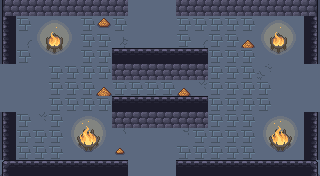

Rendered tile map (Tiled .tmx) drawn with the repository's tilesets; below, a short description and the full map source, tile grids included:
An orthogonal 20x11 tile map with 16x16 px tiles, 6 tile layers (ground, dressing, decor, walls, ...), 5 tilesets and 12 objects (6x PROP, 5x ENTRY, CHEST).

<map version="1.10" tiledversion="1.10.2" orientation="orthogonal" renderorder="right-down" width="20" height="11" tilewidth="16" tileheight="16" infinite="0" nextlayerid="8" nextobjectid="13">
 <tileset firstgid="1" name="wall" tilewidth="16" tileheight="16" tilecount="493" columns="17">
  <image source="../../../gfx/tiles/cove/walls_floor.png" width="272" height="464" />
 </tileset>
 <tileset firstgid="494" name="cracks" tilewidth="16" tileheight="16" tilecount="120" columns="8">
  <image source="../../../gfx/tiles/cove/cracks_floor.png" width="128" height="240" />
 </tileset>
 <tileset firstgid="614" name="wallcracks" tilewidth="16" tileheight="16" tilecount="256" columns="8">
  <image source="../../../gfx/tiles/cove/cracks_walls.png" width="128" height="512" />
 </tileset>
 <tileset firstgid="870" name="objects" tilewidth="16" tileheight="16" tilecount="216" columns="24">
  <image source="../../../gfx/tiles/cove/objects.png" width="384" height="144" />
 </tileset>
 <tileset firstgid="1086" name="fire" tilewidth="16" tileheight="16" tilecount="198" columns="11">
  <image source="../../../gfx/tiles/cove/fire.png" width="176" height="288" />
  <tile id="0">
   <animation>
    <frame tileid="0" duration="150" />
    <frame tileid="33" duration="150" />
    <frame tileid="66" duration="150" />
    <frame tileid="99" duration="150" />
    <frame tileid="132" duration="150" />
    <frame tileid="165" duration="150" />
   </animation>
  </tile>
  <tile id="1">
   <animation>
    <frame tileid="1" duration="150" />
    <frame tileid="34" duration="150" />
    <frame tileid="67" duration="150" />
    <frame tileid="100" duration="150" />
    <frame tileid="133" duration="150" />
    <frame tileid="166" duration="150" />
   </animation>
  </tile>
  <tile id="2">
   <animation>
    <frame tileid="2" duration="150" />
    <frame tileid="35" duration="150" />
    <frame tileid="68" duration="150" />
    <frame tileid="101" duration="150" />
    <frame tileid="134" duration="150" />
    <frame tileid="167" duration="150" />
   </animation>
  </tile>
  <tile id="3">
   <animation>
    <frame tileid="3" duration="150" />
    <frame tileid="36" duration="150" />
    <frame tileid="69" duration="150" />
    <frame tileid="102" duration="150" />
    <frame tileid="135" duration="150" />
    <frame tileid="168" duration="150" />
   </animation>
  </tile>
  <tile id="4">
   <animation>
    <frame tileid="4" duration="150" />
    <frame tileid="37" duration="150" />
    <frame tileid="70" duration="150" />
    <frame tileid="103" duration="150" />
    <frame tileid="136" duration="150" />
    <frame tileid="169" duration="150" />
   </animation>
  </tile>
  <tile id="5">
   <animation>
    <frame tileid="5" duration="150" />
    <frame tileid="38" duration="150" />
    <frame tileid="71" duration="150" />
    <frame tileid="104" duration="150" />
    <frame tileid="137" duration="150" />
    <frame tileid="170" duration="150" />
   </animation>
  </tile>
  <tile id="6">
   <animation>
    <frame tileid="6" duration="150" />
    <frame tileid="39" duration="150" />
    <frame tileid="72" duration="150" />
    <frame tileid="105" duration="150" />
    <frame tileid="138" duration="150" />
    <frame tileid="171" duration="150" />
   </animation>
  </tile>
  <tile id="7">
   <animation>
    <frame tileid="7" duration="150" />
    <frame tileid="40" duration="150" />
    <frame tileid="73" duration="150" />
    <frame tileid="106" duration="150" />
    <frame tileid="139" duration="150" />
    <frame tileid="172" duration="150" />
   </animation>
  </tile>
  <tile id="8">
   <animation>
    <frame tileid="8" duration="150" />
    <frame tileid="41" duration="150" />
    <frame tileid="74" duration="150" />
    <frame tileid="107" duration="150" />
    <frame tileid="140" duration="150" />
    <frame tileid="173" duration="150" />
   </animation>
  </tile>
  <tile id="9">
   <animation>
    <frame tileid="9" duration="150" />
    <frame tileid="42" duration="150" />
    <frame tileid="75" duration="150" />
    <frame tileid="108" duration="150" />
    <frame tileid="141" duration="150" />
    <frame tileid="174" duration="150" />
   </animation>
  </tile>
  <tile id="10">
   <animation>
    <frame tileid="10" duration="150" />
    <frame tileid="43" duration="150" />
    <frame tileid="76" duration="150" />
    <frame tileid="109" duration="150" />
    <frame tileid="142" duration="150" />
    <frame tileid="175" duration="150" />
   </animation>
  </tile>
  <tile id="11">
   <animation>
    <frame tileid="11" duration="150" />
    <frame tileid="44" duration="150" />
    <frame tileid="77" duration="150" />
    <frame tileid="110" duration="150" />
    <frame tileid="143" duration="150" />
    <frame tileid="176" duration="150" />
   </animation>
  </tile>
  <tile id="12">
   <animation>
    <frame tileid="12" duration="150" />
    <frame tileid="45" duration="150" />
    <frame tileid="78" duration="150" />
    <frame tileid="111" duration="150" />
    <frame tileid="144" duration="150" />
    <frame tileid="177" duration="150" />
   </animation>
  </tile>
  <tile id="13">
   <animation>
    <frame tileid="13" duration="150" />
    <frame tileid="46" duration="150" />
    <frame tileid="79" duration="150" />
    <frame tileid="112" duration="150" />
    <frame tileid="145" duration="150" />
    <frame tileid="178" duration="150" />
   </animation>
  </tile>
  <tile id="14">
   <animation>
    <frame tileid="14" duration="150" />
    <frame tileid="47" duration="150" />
    <frame tileid="80" duration="150" />
    <frame tileid="113" duration="150" />
    <frame tileid="146" duration="150" />
    <frame tileid="179" duration="150" />
   </animation>
  </tile>
  <tile id="15">
   <animation>
    <frame tileid="15" duration="150" />
    <frame tileid="48" duration="150" />
    <frame tileid="81" duration="150" />
    <frame tileid="114" duration="150" />
    <frame tileid="147" duration="150" />
    <frame tileid="180" duration="150" />
   </animation>
  </tile>
  <tile id="16">
   <animation>
    <frame tileid="16" duration="150" />
    <frame tileid="49" duration="150" />
    <frame tileid="82" duration="150" />
    <frame tileid="115" duration="150" />
    <frame tileid="148" duration="150" />
    <frame tileid="181" duration="150" />
   </animation>
  </tile>
  <tile id="17">
   <animation>
    <frame tileid="17" duration="150" />
    <frame tileid="50" duration="150" />
    <frame tileid="83" duration="150" />
    <frame tileid="116" duration="150" />
    <frame tileid="149" duration="150" />
    <frame tileid="182" duration="150" />
   </animation>
  </tile>
  <tile id="18">
   <animation>
    <frame tileid="18" duration="150" />
    <frame tileid="51" duration="150" />
    <frame tileid="84" duration="150" />
    <frame tileid="117" duration="150" />
    <frame tileid="150" duration="150" />
    <frame tileid="183" duration="150" />
   </animation>
  </tile>
  <tile id="19">
   <animation>
    <frame tileid="19" duration="150" />
    <frame tileid="52" duration="150" />
    <frame tileid="85" duration="150" />
    <frame tileid="118" duration="150" />
    <frame tileid="151" duration="150" />
    <frame tileid="184" duration="150" />
   </animation>
  </tile>
  <tile id="20">
   <animation>
    <frame tileid="20" duration="150" />
    <frame tileid="53" duration="150" />
    <frame tileid="86" duration="150" />
    <frame tileid="119" duration="150" />
    <frame tileid="152" duration="150" />
    <frame tileid="185" duration="150" />
   </animation>
  </tile>
  <tile id="21">
   <animation>
    <frame tileid="21" duration="150" />
    <frame tileid="54" duration="150" />
    <frame tileid="87" duration="150" />
    <frame tileid="120" duration="150" />
    <frame tileid="153" duration="150" />
    <frame tileid="186" duration="150" />
   </animation>
  </tile>
  <tile id="22">
   <animation>
    <frame tileid="22" duration="150" />
    <frame tileid="55" duration="150" />
    <frame tileid="88" duration="150" />
    <frame tileid="121" duration="150" />
    <frame tileid="154" duration="150" />
    <frame tileid="187" duration="150" />
   </animation>
  </tile>
  <tile id="23">
   <animation>
    <frame tileid="23" duration="150" />
    <frame tileid="56" duration="150" />
    <frame tileid="89" duration="150" />
    <frame tileid="122" duration="150" />
    <frame tileid="155" duration="150" />
    <frame tileid="188" duration="150" />
   </animation>
  </tile>
  <tile id="24">
   <animation>
    <frame tileid="24" duration="150" />
    <frame tileid="57" duration="150" />
    <frame tileid="90" duration="150" />
    <frame tileid="123" duration="150" />
    <frame tileid="156" duration="150" />
    <frame tileid="189" duration="150" />
   </animation>
  </tile>
  <tile id="25">
   <animation>
    <frame tileid="25" duration="150" />
    <frame tileid="58" duration="150" />
    <frame tileid="91" duration="150" />
    <frame tileid="124" duration="150" />
    <frame tileid="157" duration="150" />
    <frame tileid="190" duration="150" />
   </animation>
  </tile>
  <tile id="26">
   <animation>
    <frame tileid="26" duration="150" />
    <frame tileid="59" duration="150" />
    <frame tileid="92" duration="150" />
    <frame tileid="125" duration="150" />
    <frame tileid="158" duration="150" />
    <frame tileid="191" duration="150" />
   </animation>
  </tile>
  <tile id="27">
   <animation>
    <frame tileid="27" duration="150" />
    <frame tileid="60" duration="150" />
    <frame tileid="93" duration="150" />
    <frame tileid="126" duration="150" />
    <frame tileid="159" duration="150" />
    <frame tileid="192" duration="150" />
   </animation>
  </tile>
  <tile id="28">
   <animation>
    <frame tileid="28" duration="150" />
    <frame tileid="61" duration="150" />
    <frame tileid="94" duration="150" />
    <frame tileid="127" duration="150" />
    <frame tileid="160" duration="150" />
    <frame tileid="193" duration="150" />
   </animation>
  </tile>
  <tile id="29">
   <animation>
    <frame tileid="29" duration="150" />
    <frame tileid="62" duration="150" />
    <frame tileid="95" duration="150" />
    <frame tileid="128" duration="150" />
    <frame tileid="161" duration="150" />
    <frame tileid="194" duration="150" />
   </animation>
  </tile>
  <tile id="30">
   <animation>
    <frame tileid="30" duration="150" />
    <frame tileid="63" duration="150" />
    <frame tileid="96" duration="150" />
    <frame tileid="129" duration="150" />
    <frame tileid="162" duration="150" />
    <frame tileid="195" duration="150" />
   </animation>
  </tile>
  <tile id="31">
   <animation>
    <frame tileid="31" duration="150" />
    <frame tileid="64" duration="150" />
    <frame tileid="97" duration="150" />
    <frame tileid="130" duration="150" />
    <frame tileid="163" duration="150" />
    <frame tileid="196" duration="150" />
   </animation>
  </tile>
  <tile id="32">
   <animation>
    <frame tileid="32" duration="150" />
    <frame tileid="65" duration="150" />
    <frame tileid="98" duration="150" />
    <frame tileid="131" duration="150" />
    <frame tileid="164" duration="150" />
    <frame tileid="197" duration="150" />
   </animation>
  </tile>
 </tileset>
 <layer id="1" name="ground" width="20" height="11">
  <data encoding="csv">
251,251,251,251,251,251,251,251,251,251,251,251,251,251,251,251,251,251,251,251,
251,251,251,251,251,251,251,251,251,251,251,251,251,251,251,251,251,251,251,251,
251,251,251,251,251,251,251,251,251,251,251,251,251,251,251,251,251,251,251,251,
251,251,251,251,251,251,251,251,251,251,251,251,251,251,251,251,251,251,251,251,
251,251,251,251,251,251,251,251,251,251,251,251,251,251,251,251,251,251,251,251,
251,251,251,251,251,251,251,251,251,251,251,251,251,251,251,251,251,251,251,251,
251,251,251,251,251,251,251,251,251,251,251,251,251,251,251,251,251,251,251,251,
251,251,251,251,251,251,251,251,251,251,251,251,251,251,251,251,251,251,251,251,
251,251,251,251,251,251,251,251,251,251,251,251,251,251,251,251,251,251,251,251,
251,251,251,251,251,251,251,251,251,251,251,251,251,251,251,251,251,251,251,251,
251,251,251,251,251,251,251,251,251,251,251,251,251,251,251,251,251,251,251,251
</data>
 </layer>
 <layer id="2" name="dressing" width="20" height="11">
  <data encoding="csv">
0,0,0,0,0,0,0,0,0,0,0,0,0,0,0,0,658,0,0,0,
0,232,1094,1095,1096,232,1051,232,0,0,0,232,232,232,232,232,1094,1095,1096,0,
0,594,1105,0,1107,232,232,592,0,0,0,232,594,232,232,910,1105,0,1107,0,
0,232,1116,1117,1118,232,232,0,0,0,0,0,0,232,232,232,1116,1117,1118,0,
0,0,0,232,232,232,232,0,0,0,0,0,0,232,232,232,609,0,0,0,
0,0,0,232,232,232,909,232,232,232,232,910,600,232,232,232,232,0,0,0,
0,0,0,232,232,232,232,0,0,0,0,0,0,232,232,232,232,0,0,0,
0,232,600,232,1091,1092,1093,0,0,0,0,0,0,232,232,232,1091,1092,1093,0,
0,232,232,232,1102,0,1104,602,0,0,0,598,232,232,232,232,1102,0,1104,0,
0,232,232,232,1113,1114,1115,1052,0,0,0,232,232,232,232,232,1113,1114,1115,0,
0,0,0,0,0,0,0,0,0,0,0,0,0,0,0,0,0,0,0,0
</data>
 </layer>
 <layer id="3" name="decor" width="20" height="11">
  <data encoding="csv">
0,0,0,0,0,0,0,0,0,0,0,0,0,0,0,0,0,0,0,0,
0,0,0,0,0,0,0,0,0,0,0,0,0,0,0,0,0,0,0,0,
0,0,0,0,0,0,0,0,0,0,0,0,0,0,0,0,0,0,0,0,
0,0,0,0,0,0,0,0,0,0,0,0,0,0,0,0,0,0,0,0,
0,0,0,0,0,0,0,0,0,0,0,0,0,0,0,0,0,0,0,0,
0,0,0,0,0,0,0,0,0,0,0,0,0,0,0,0,0,0,0,0,
0,0,0,0,0,0,0,0,0,0,0,0,0,0,0,0,0,0,0,0,
0,0,0,0,0,0,0,0,0,0,0,0,0,0,0,0,0,0,0,0,
0,0,0,0,0,0,0,0,0,0,0,0,0,0,0,0,0,0,0,0,
0,0,0,0,0,0,0,0,0,0,0,0,0,0,0,0,0,0,0,0,
0,0,0,0,0,0,0,0,0,0,0,0,0,0,0,0,0,0,0,0
</data>
 </layer>
 <layer id="4" name="walls" width="20" height="11">
  <data encoding="csv">
70,71,71,71,71,71,71,71,0,0,0,71,71,71,71,71,71,71,71,72,
36,0,0,0,0,0,0,0,0,0,0,0,0,0,0,0,0,0,0,38,
36,0,0,0,0,0,0,0,0,0,0,0,0,0,0,0,0,0,0,38,
36,0,0,0,0,0,0,0,0,0,0,0,0,0,0,0,0,0,0,38,
0,0,0,0,0,0,0,0,0,0,0,0,0,0,0,0,0,0,0,0,
0,0,0,0,0,0,0,0,0,0,0,0,0,0,0,0,0,0,0,0,
0,0,0,0,0,0,0,0,0,0,0,0,0,0,0,0,0,0,0,0,
36,0,0,0,0,0,0,0,0,0,0,0,0,0,0,0,0,0,0,38,
36,0,0,0,0,0,0,0,0,0,0,0,0,0,0,0,0,0,0,38,
36,0,0,0,0,0,0,0,0,0,0,0,0,0,0,0,0,0,0,38,
19,20,20,20,20,20,20,20,0,0,0,20,20,20,20,20,20,20,20,21
</data>
 </layer>
 <layer id="5" name="props" width="20" height="11">
  <data encoding="csv">
0,0,0,0,0,0,0,0,0,0,0,0,0,0,0,0,0,0,0,0,
0,0,0,0,0,0,0,0,0,0,0,0,0,0,0,0,0,0,0,0,
0,0,0,1106,0,0,0,0,0,0,0,0,0,0,0,0,0,1106,0,0,
0,0,0,0,0,0,0,20,20,20,20,20,20,0,0,0,0,0,0,0,
0,0,0,0,0,0,0,71,71,71,71,71,71,0,0,0,0,0,0,0,
0,0,0,0,0,0,0,0,0,0,0,0,0,0,0,0,0,0,0,0,
0,0,0,0,0,0,0,20,20,20,20,20,20,0,0,0,0,0,0,0,
0,0,0,0,0,0,0,71,71,71,71,71,71,0,0,0,0,0,0,0,
0,0,0,0,0,1103,0,0,0,0,0,0,0,0,0,0,0,1103,0,0,
0,0,0,0,0,0,0,0,0,0,0,0,0,0,0,0,0,0,0,0,
0,0,0,0,0,0,0,0,0,0,0,0,0,0,0,0,0,0,0,0
</data>
 </layer>
 <layer id="6" name="overhead" width="20" height="11">
  <data encoding="csv">
0,0,0,0,0,0,0,0,0,0,0,0,0,0,0,0,0,0,0,0,
0,0,0,0,0,0,0,0,0,0,0,0,0,0,0,0,0,0,0,0,
0,0,0,0,0,0,0,0,0,0,0,0,0,0,0,0,0,0,0,0,
0,0,0,0,0,0,0,0,0,0,0,0,0,0,0,0,0,0,0,0,
0,0,0,0,0,0,0,0,0,0,0,0,0,0,0,0,0,0,0,0,
0,0,0,0,0,0,0,0,0,0,0,0,0,0,0,0,0,0,0,0,
0,0,0,0,0,0,0,0,0,0,0,0,0,0,0,0,0,0,0,0,
0,0,0,0,0,0,0,0,0,0,0,0,0,0,0,0,0,0,0,0,
0,0,0,0,0,0,0,0,0,0,0,0,0,0,0,0,0,0,0,0,
0,0,0,0,0,0,0,0,0,0,0,0,0,0,0,0,0,0,0,0,
0,0,0,0,0,0,0,0,0,0,0,0,0,0,0,0,0,0,0,0
</data>
 </layer>
 <objectgroup id="7" name="spawns">
  <object id="1" name="UP" type="ENTRY" x="152" y="24" />
  <object id="2" name="DOWN" type="ENTRY" x="152" y="152" />
  <object id="3" name="LEFT" type="ENTRY" x="24" y="88" />
  <object id="4" name="RIGHT" type="ENTRY" x="296" y="88" />
  <object id="5" name="" type="ENTRY" x="168" y="88" />
  <object id="6" name="locked" type="CHEST" x="152" y="88" />
  <object id="7" name="torch" type="PROP" x="56" y="168" />
  <object id="8" name="torch" type="PROP" x="264" y="168" />
  <object id="9" name="torch" type="PROP" x="8" y="136" />
  <object id="10" name="torch" type="PROP" x="312" y="136" />
  <object id="11" name="banner" type="PROP" x="120" y="168" />
  <object id="12" name="banner" type="PROP" x="200" y="168" />
 </objectgroup>
</map>
